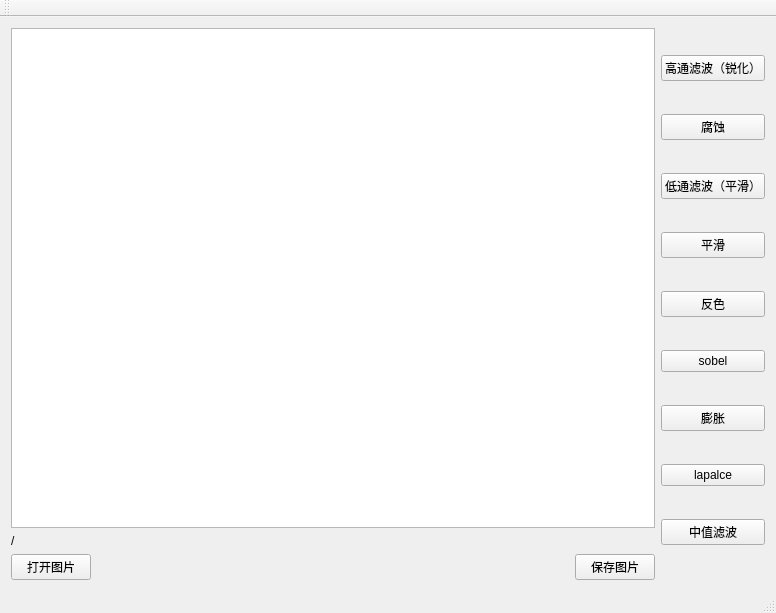
<?xml version="1.0" encoding="UTF-8"?>
<ui version="4.0">
 <class>PreTreat</class>
 <widget class="QMainWindow" name="PreTreat">
  <property name="geometry">
   <rect>
    <x>0</x>
    <y>0</y>
    <width>776</width>
    <height>613</height>
   </rect>
  </property>
  <property name="windowTitle">
   <string>PreTreat</string>
  </property>
  <widget class="QWidget" name="centralWidget">
   <layout class="QGridLayout" name="gridLayout">
    <item row="0" column="0">
     <layout class="QVBoxLayout" name="verticalLayout">
      <item>
       <widget class="QGraphicsView" name="graphicsView"/>
      </item>
      <item>
       <widget class="QLabel" name="label">
        <property name="text">
         <string>/</string>
        </property>
       </widget>
      </item>
      <item>
       <layout class="QHBoxLayout" name="horizontalLayout">
        <item>
         <widget class="QPushButton" name="OpenImageButton">
          <property name="text">
           <string>打开图片</string>
          </property>
         </widget>
        </item>
        <item>
         <spacer name="horizontalSpacer">
          <property name="orientation">
           <enum>Qt::Horizontal</enum>
          </property>
          <property name="sizeHint" stdset="0">
           <size>
            <width>40</width>
            <height>20</height>
           </size>
          </property>
         </spacer>
        </item>
        <item>
         <widget class="QPushButton" name="SaveImageButton">
          <property name="text">
           <string>保存图片</string>
          </property>
         </widget>
        </item>
       </layout>
      </item>
     </layout>
    </item>
    <item row="0" column="1">
     <layout class="QVBoxLayout" name="verticalLayout_2">
      <item>
       <widget class="QPushButton" name="HighpassButton">
        <property name="text">
         <string>高通滤波（锐化）</string>
        </property>
       </widget>
      </item>
      <item>
       <widget class="QPushButton" name="ErosionButton">
        <property name="text">
         <string>腐蚀</string>
        </property>
       </widget>
      </item>
      <item>
       <widget class="QPushButton" name="LowpassButton">
        <property name="text">
         <string>低通滤波（平滑）</string>
        </property>
       </widget>
      </item>
      <item>
       <widget class="QPushButton" name="SmoothButton">
        <property name="text">
         <string>平滑</string>
        </property>
       </widget>
      </item>
      <item>
       <widget class="QPushButton" name="pushButton">
        <property name="text">
         <string>反色</string>
        </property>
       </widget>
      </item>
      <item>
       <widget class="QPushButton" name="SobelButton">
        <property name="text">
         <string>sobel</string>
        </property>
       </widget>
      </item>
      <item>
       <widget class="QPushButton" name="DilationButton">
        <property name="text">
         <string>膨胀</string>
        </property>
       </widget>
      </item>
      <item>
       <widget class="QPushButton" name="LaplaceButton">
        <property name="text">
         <string>lapalce</string>
        </property>
       </widget>
      </item>
      <item>
       <widget class="QPushButton" name="MedianpassButton">
        <property name="text">
         <string>中值滤波</string>
        </property>
       </widget>
      </item>
     </layout>
    </item>
   </layout>
  </widget>
  <widget class="QMenuBar" name="menuBar">
   <property name="geometry">
    <rect>
     <x>0</x>
     <y>0</y>
     <width>776</width>
     <height>28</height>
    </rect>
   </property>
  </widget>
  <widget class="QToolBar" name="mainToolBar">
   <attribute name="toolBarArea">
    <enum>TopToolBarArea</enum>
   </attribute>
   <attribute name="toolBarBreak">
    <bool>false</bool>
   </attribute>
  </widget>
  <widget class="QStatusBar" name="statusBar"/>
 </widget>
 <layoutdefault spacing="6" margin="11"/>
 <resources/>
 <connections/>
</ui>
